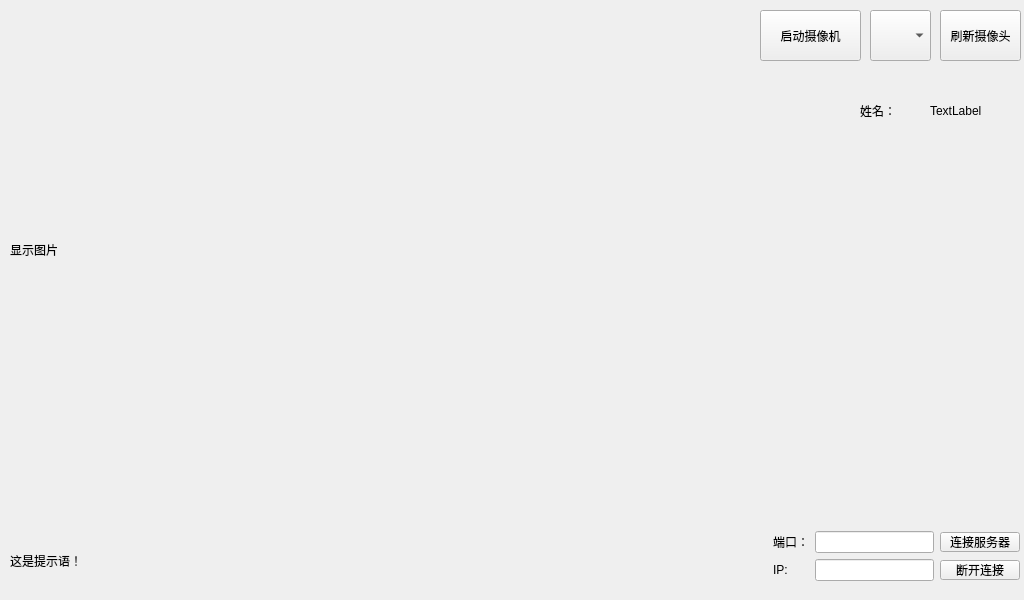
<?xml version="1.0" encoding="UTF-8"?>
<ui version="4.0">
 <class>MainWindow</class>
 <widget class="QMainWindow" name="MainWindow">
  <property name="geometry">
   <rect>
    <x>0</x>
    <y>0</y>
    <width>1024</width>
    <height>600</height>
   </rect>
  </property>
  <property name="windowTitle">
   <string>MainWindow</string>
  </property>
  <widget class="QWidget" name="centralwidget">
   <widget class="QLabel" name="camera_label">
    <property name="geometry">
     <rect>
      <x>10</x>
      <y>10</y>
      <width>640</width>
      <height>480</height>
     </rect>
    </property>
    <property name="styleSheet">
     <string notr="true"/>
    </property>
    <property name="text">
     <string>显示图片</string>
    </property>
   </widget>
   <widget class="QLabel" name="label_2">
    <property name="geometry">
     <rect>
      <x>860</x>
      <y>90</y>
      <width>51</width>
      <height>41</height>
     </rect>
    </property>
    <property name="text">
     <string>姓名：</string>
    </property>
   </widget>
   <widget class="QLabel" name="name_lable">
    <property name="geometry">
     <rect>
      <x>930</x>
      <y>90</y>
      <width>71</width>
      <height>41</height>
     </rect>
    </property>
    <property name="text">
     <string>TextLabel</string>
    </property>
   </widget>
   <widget class="QPushButton" name="opencamera_btn">
    <property name="geometry">
     <rect>
      <x>760</x>
      <y>10</y>
      <width>101</width>
      <height>51</height>
     </rect>
    </property>
    <property name="text">
     <string>启动摄像机</string>
    </property>
   </widget>
   <widget class="QComboBox" name="cameralist_cbox">
    <property name="geometry">
     <rect>
      <x>870</x>
      <y>10</y>
      <width>61</width>
      <height>51</height>
     </rect>
    </property>
   </widget>
   <widget class="QPushButton" name="updatecameralist_btn">
    <property name="geometry">
     <rect>
      <x>940</x>
      <y>10</y>
      <width>81</width>
      <height>51</height>
     </rect>
    </property>
    <property name="text">
     <string>刷新摄像头</string>
    </property>
   </widget>
   <widget class="QLabel" name="tips_label">
    <property name="geometry">
     <rect>
      <x>10</x>
      <y>550</y>
      <width>640</width>
      <height>21</height>
     </rect>
    </property>
    <property name="text">
     <string>这是提示语！</string>
    </property>
   </widget>
   <widget class="QLabel" name="label">
    <property name="geometry">
     <rect>
      <x>773</x>
      <y>559</y>
      <width>36</width>
      <height>22</height>
     </rect>
    </property>
    <property name="text">
     <string>IP:</string>
    </property>
   </widget>
   <widget class="QPushButton" name="connect">
    <property name="geometry">
     <rect>
      <x>940</x>
      <y>532</y>
      <width>80</width>
      <height>20</height>
     </rect>
    </property>
    <property name="text">
     <string>连接服务器</string>
    </property>
   </widget>
   <widget class="QLineEdit" name="port">
    <property name="geometry">
     <rect>
      <x>815</x>
      <y>531</y>
      <width>119</width>
      <height>22</height>
     </rect>
    </property>
   </widget>
   <widget class="QLabel" name="label_3">
    <property name="geometry">
     <rect>
      <x>773</x>
      <y>531</y>
      <width>36</width>
      <height>22</height>
     </rect>
    </property>
    <property name="text">
     <string>端口：</string>
    </property>
   </widget>
   <widget class="QLineEdit" name="ip">
    <property name="geometry">
     <rect>
      <x>815</x>
      <y>559</y>
      <width>119</width>
      <height>22</height>
     </rect>
    </property>
   </widget>
   <widget class="QPushButton" name="disconnect">
    <property name="geometry">
     <rect>
      <x>940</x>
      <y>560</y>
      <width>80</width>
      <height>20</height>
     </rect>
    </property>
    <property name="text">
     <string>断开连接</string>
    </property>
   </widget>
  </widget>
 </widget>
 <resources/>
 <connections/>
</ui>
